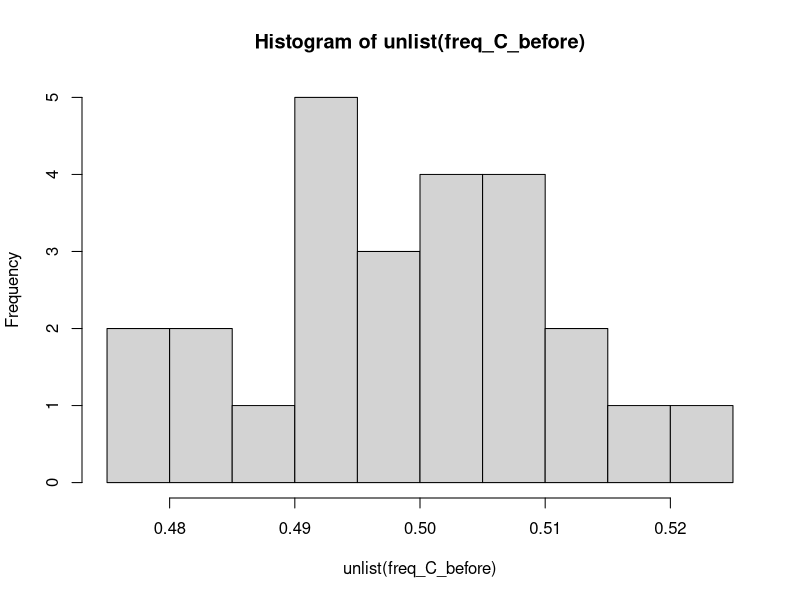
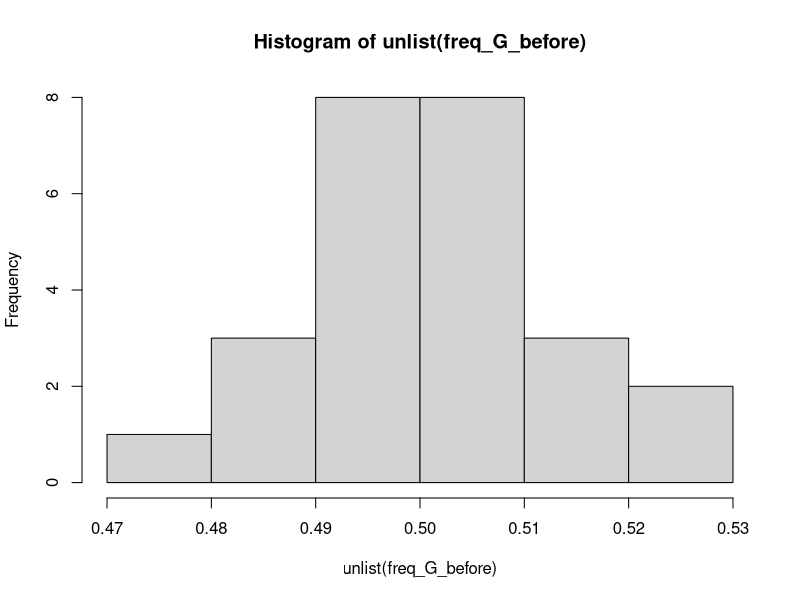
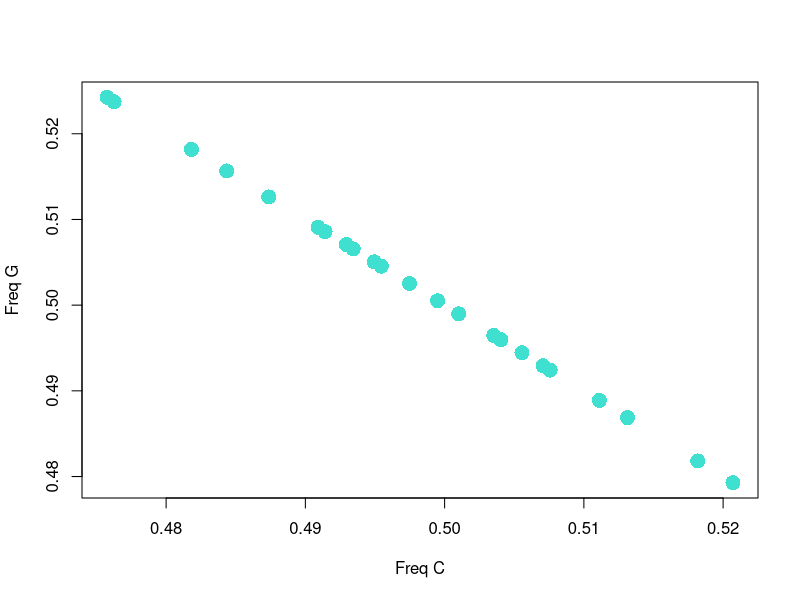
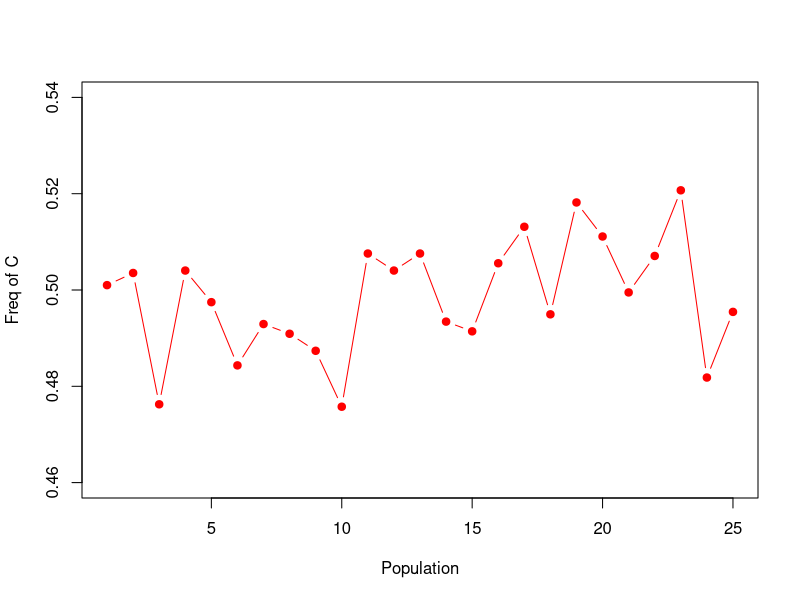

Reproduce these figures in R, in order. (Note: this script raises an error after producing the figures.)
pops_before <- replicate(25, sample(c("CC", "CG", "GG"), 990, replace=TRUE), simplify=FALSE)
names(pops_before)<-paste("pop", 1:25, sep="")

freq_C_before <- lapply(pops_before, function(x) ((sum(x == "CC")*2) + sum(x == "CG"))/1980)
freq_G_before <- lapply(pops_before, function(x) ((sum(x == "GG")*2) + sum(x == "CG"))/1980)


hist(unlist(freq_C_before), breaks=10)
hist(unlist(freq_G_before))

plot(unlist(freq_C_before), unlist(freq_G_before), pch=16, cex=2, col="turquoise", xlab="Freq C", ylab="Freq G")

plot(unlist(freq_C_before), type="b", pch=19, col="red", xlab="Population", ylab="Freq of C", ylim=c(0.46, 0.54))
lines(unlist(freq_C_after), type="b", pch=19, col="blue", lty=2)
legend("topright", legend=c("Before", "after"), col=c("red", "blue"), lty=1:2, cex=0.8)



mean(unlist(freq_C_before))

mean(unlist(freq_C_after))
mean(unlist(freq_G_after))


pops_after <- lapply(pops_before, function(x) sample(x, 742, replace=FALSE))

freq_C_after <- lapply(pops_after, function(x) ((sum(x == "CC")*2) + sum(x == "CG"))/1484)
freq_G_after <- lapply(pops_after, function(x) ((sum(x == "GG")*2) + sum(x == "CG"))/1484)

for(i in 1:25){
  sample(pops_before[[i]], 742, replace=FALSE)
}

length(pops_before)
length(pops_before[[2]])

pops_after
pops_before
